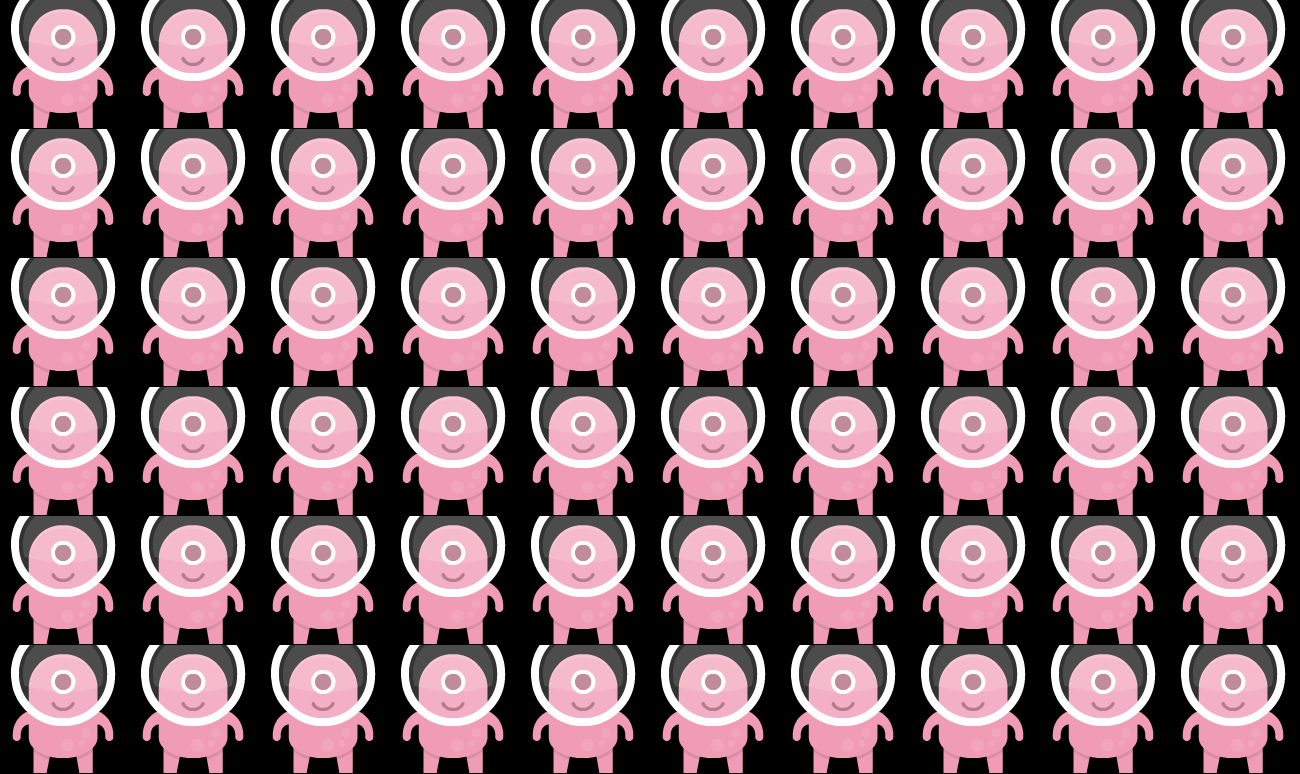

Rendered tile map (Tiled .tmx) drawn with the repository's tilesets; below, a short description and the full map source, tile grids included:
An orthogonal 10x6 tile map with 130x129 px tiles, 1 tile layer (Capa de patrones 1).

<map version="1.4" tiledversion="1.4.2" orientation="orthogonal" renderorder="right-down" width="10" height="6" tilewidth="130" tileheight="129" infinite="0" nextlayerid="2" nextobjectid="1">
 <tileset firstgid="1" name="spritesheet_complete" tilewidth="130" tileheight="129" tilecount="465" columns="31">
  <image source="spritesheet_complete.png" trans="ff00ff" width="4096" height="2048" />
 </tileset>
 <layer id="1" name="Capa de patrones 1" width="10" height="6">
  <data encoding="csv">
282,282,282,282,282,282,282,282,282,282,
282,282,282,282,282,282,282,282,282,282,
282,282,282,282,282,282,282,282,282,282,
282,282,282,282,282,282,282,282,282,282,
282,282,282,282,282,282,282,282,282,282,
282,282,282,282,282,282,282,282,282,282
</data>
 </layer>
</map>
